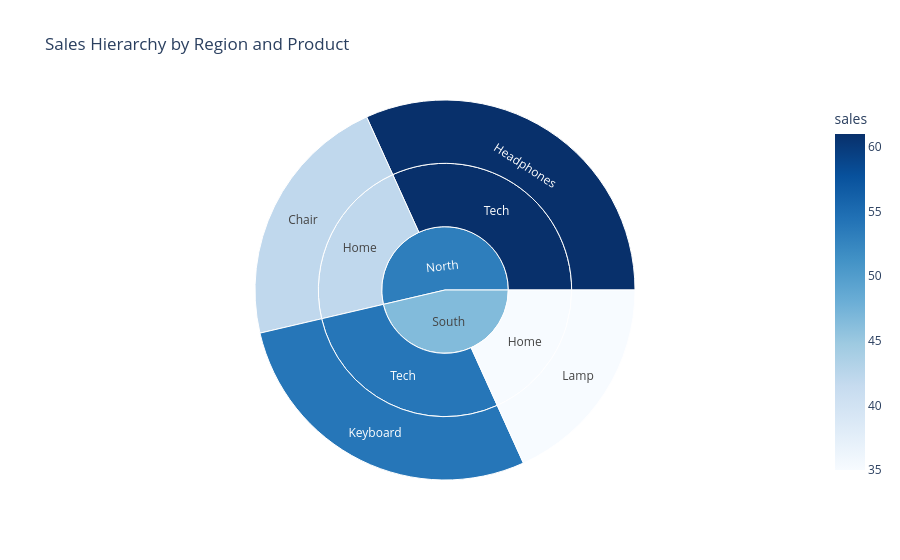

This figure's notebook cell:
### Markdown cell above
# Sunburst Chart

Runnable example from the accompanying README.

### Code cell
import pandas as pd
import plotly.express as px

# Define a hierarchy from region to category to product.
data = pd.DataFrame(
    {
        "region": ["North", "North", "South", "South"],
        "category": ["Home", "Tech", "Home", "Tech"],
        "product": ["Chair", "Headphones", "Lamp", "Keyboard"],
        "sales": [42, 61, 35, 54],
    }
)

# Draw one ring per hierarchy level; angular size represents sales.
fig = px.sunburst(
    data,
    path=["region", "category", "product"],
    values="sales",
    color="sales",
    color_continuous_scale="Blues",
    title="Sales Hierarchy by Region and Product",
)

# Save and display the interactive chart.
fig.write_html("sunburst.html", include_plotlyjs=True)
fig.show()

### Figure 1 — Plotly figure (JSON) as saved in the notebook; plotly's stock layout.template omitted (floating-point values rounded to 4 significant figures)
{"data": [{"branchvalues": "total", "customdata": [[42.0], [61.0], [35.0], [54.0], [42.0], [61.0], [35.0], [54.0], [53.25], [46.53]], "domain": {"x": [0, 1], "y": [0, 1]}, "hovertemplate": "labels=%{label}<br>sales_sum=%{value}<br>parent=%{parent}<br>id=%{id}<br>sales=%{color}<extra></extra>", "ids": ["North/Home/Chair", "North/Tech/Headphones", "South/Home/Lamp", "South/Tech/Keyboard", "North/Home", "North/Tech", "South/Home", "South/Tech", "North", "South"], "labels": ["Chair", "Headphones", "Lamp", "Keyboard", "Home", "Tech", "Home", "Tech", "North", "South"], "marker": {"coloraxis": "coloraxis", "colors": [42.0, 61.0, 35.0, 54.0, 42.0, 61.0, 35.0, 54.0, 53.25, 46.53]}, "name": "", "parents": ["North/Home", "North/Tech", "South/Home", "South/Tech", "North", "North", "South", "South", "", ""], "type": "sunburst", "values": [42.0, 61.0, 35.0, 54.0, 42.0, 61.0, 35.0, 54.0, 103.0, 89.0]}], "layout": {"coloraxis": {"autocolorscale": false, "colorbar": {"title": {"text": "sales"}}, "colorscale": [[0, "rgb(247,251,255)"], [0.125, "rgb(222,235,247)"], [0.25, "rgb(198,219,239)"], [0.375, "rgb(158,202,225)"], [0.5, "rgb(107,174,214)"], [0.625, "rgb(66,146,198)"], [0.75, "rgb(33,113,181)"], [0.875, "rgb(8,81,156)"], [1, "rgb(8,48,107)"]]}, "legend": {"tracegroupgap": 0}, "title": {"text": "Sales Hierarchy by Region and Product"}}}
